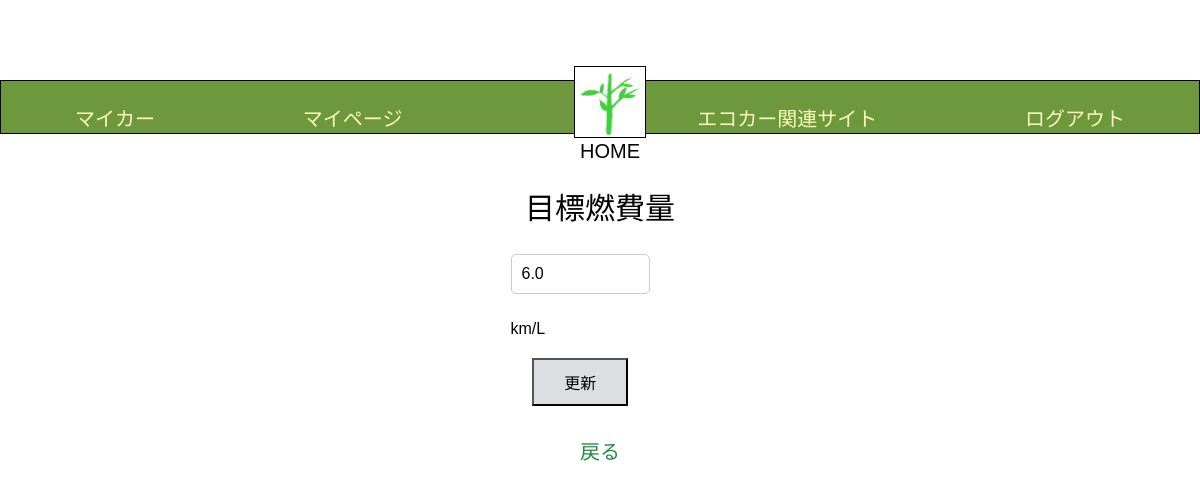
Page /Edrive/target_fuelefficiency/1 (signed in) on the earlier database version.
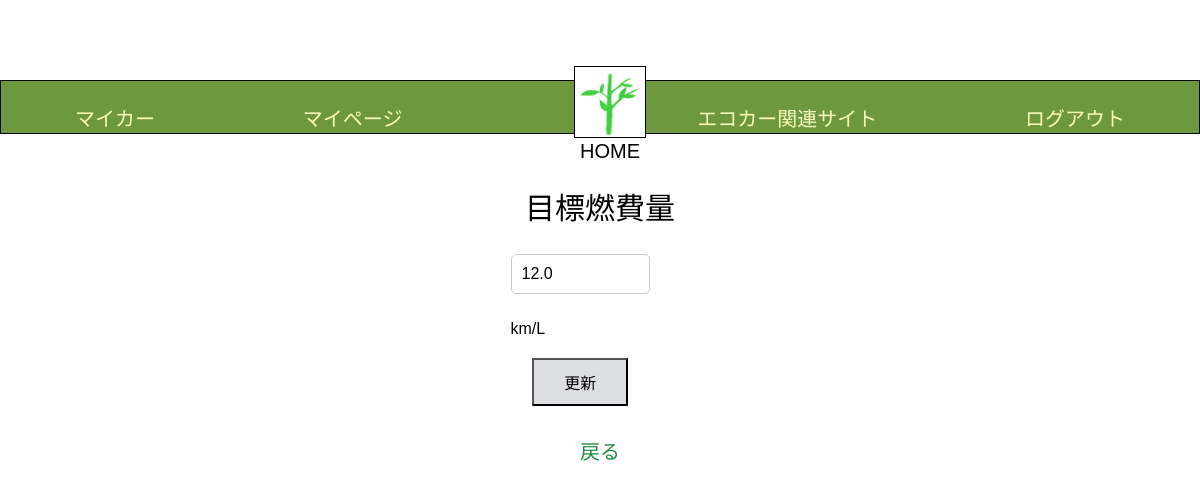
Same page on the later database version.
### Edrive/models.py (models this page shows)
class BaseModel(models.Model):
    created_at = models.DateTimeField(auto_now_add=True)
    updated_at = models.DateTimeField(auto_now=True)
    class Meta:
        abstract = True

class MyCar(BaseModel):
    name = models.CharField(max_length=1000, default='default_name')
    user = models.ForeignKey(User, related_name='mycars', on_delete=models.CASCADE)
    car_model = models.ForeignKey(CarModel, on_delete=models.CASCADE,null=True)
    purchase_on = models.DateField(null=True)
    next_oil_change_on = models.DateField(null=True)
    next_inspection_on = models.DateField(null=True)
    target_fuel_efficiency = models.FloatField(null=True, blank=True)
    class Meta:
        db_table = 'my_cars'

### Edrive/views.py (the view, shortened to what this page needs)
# urls.py: path('target_fuelefficiency/<int:pk>',TargetFuelView.as_view(), name = 'target_fuelefficiency'),
class TargetFuelView(LoginRequiredMixin, UpdateView):
    template_name = 'target_fuelefficiency.html'
    def get(self, request, pk):
        car_model = get_object_or_404(CarModel, pk=pk)
        average_fuel_efficiency = car_model.average_fuel_efficiency
        my_car = MyCar.objects.filter(car_model_id=pk, user=request.user).first()
        if my_car:
            form = TargetFuelForm(instance=my_car)
        else:
            form = TargetFuelForm()
        user_cars = MyCar.objects.filter(user=request.user).select_related('car_model')
        user_car_models = [car.car_model for car in user_cars]
        context = {
            'car_model': car_model,
            'average_fuel_efficiency': average_fuel_efficiency,
            'form':form,
            'user_cars': user_cars,  # ユーザーが登録した車種をコンテキストに追加
            'car_models':user_car_models
        }
        return render(request, self.template_name, context)

### Edrive/forms.py
class TargetFuelForm(forms.ModelForm):
    target_fuel_efficiency = forms.FloatField(label = '')
    class Meta:
        model = MyCar
        fields = ['target_fuel_efficiency']
        labels = {
            'target_fuel_efficiency':'目標燃費量(km/L)',
        }
        widgets = {
            'target_fuel_efficiency': forms.NumberInput(attrs={'step': '0.1'}),
        }

### templates/target_fuelefficiency.html (shortened to what this page needs)
{% load static %}
<!DOCTYPE html>
<html lang="ja">
   <head>
      <link rel="stylesheet" href="{% static 'css/style.css' %}">
   </head>
   <body>
       <header class="header-container">
      <nav class="navbar navbar-expand-lg navbar-light bg-light">
        <a class="navbar-brand" href="{% url 'Edrive:my_car' user.pk %}">マイカー</a>
        <a class="navbar-brand" href="{% url 'Edrive:mypage' user.pk %}">マイページ</a>
        <div class="logo">
        <a href="{% url 'Edrive:home' %}" class="home-link">
             <img src = "{% get_media_prefix %}shinryoku.png"  alt = "ホーム">
             <p>HOME</p>
        </a>
        </div>
        <a class="navbar-brand" href="{% url 'Edrive:eco_car_site' %}">エコカー関連サイト</a>
        <a class="navbar-brand" href="{% url 'Edrive:logout' %}">ログアウト</a>
      </nav>
      </header>
   <div class="target">
<label for="target_fuel_efficiency">目標燃費量</label>
   <nav>
        <form method="POST">
           {{ form.as_p }}km/L
   <button type="submit">更新</button>
        </form>
        <a class="navbar-brand" href="{% url 'Edrive:home' %}">戻る</a>
   </nav>
   </div>
   </body>
</html>

Differences in the rows shown:
changed MyCar: target_fuel_efficiency "6.0" → "12.0"
